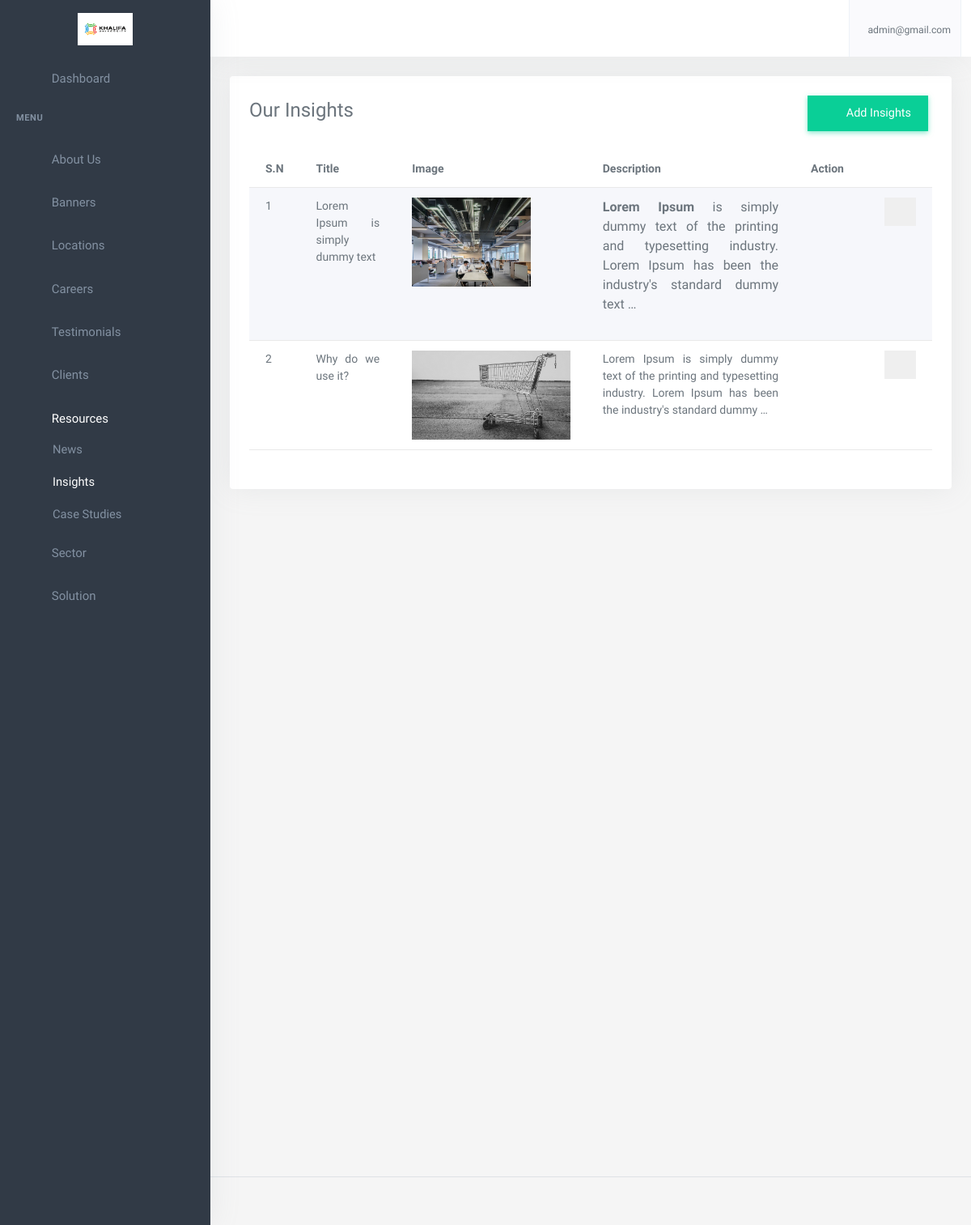
Screenshot of /dashboard/resources/insights (signed in) with the database file from the repository.
### account/models.py (models this page shows, shortened)
class User(AbstractBaseUser,PermissionsMixin):
    email = models.EmailField(
        verbose_name='Email',
        max_length=255,
        unique=True,
    )
    name = models.CharField(max_length=200,null=True, blank=True)
    is_user = models.BooleanField(default=False)
    is_admin = models.BooleanField(default=False)
    phone_no = models.CharField(max_length=150,null=True, blank=True)
    avatar = models.ImageField(upload_to="avatarimage/", null=True, blank=True)
    created_at = models.DateTimeField(auto_now_add=True)
    updated_at = models.DateTimeField(auto_now=True)
    objects = UserManager()
    USERNAME_FIELD = 'email'
    REQUIRED_FIELDS = []

### about/models.py (models this page shows, shortened)
class OrganizationSetting(models.Model):
    logo =models.ImageField(verbose_name='Organization Logo',upload_to='aboutus/')
    fav_icon = models.ImageField(verbose_name='Organization Fav Icon',upload_to='aboutus/')
    site_name = models.CharField(verbose_name='Organization Name',max_length=150)
    location = models.CharField(verbose_name='Organizaton Location', max_length=200)
    phone_number = models.CharField(verbose_name='Organization Phone Number',max_length=150)
    email = models.EmailField(verbose_name='Organization Email')
    fb_url = models.URLField(verbose_name='Facebook Page URL', null=True,blank=True)
    tw_url = models.URLField(verbose_name='Twitter URL', null=True,blank=True)
    insta_url = models.URLField(verbose_name='Instagram Page URL', null=True,blank=True)
    linkedin_url = models.URLField(verbose_name='Linkedin URL', null=True,blank=True)

### news/models.py (models this page shows, shortened)
class Resources(models.Model):
    resource_type = models.CharField(max_length=150, verbose_name='Select Resource Type',choices=RESOURCES_TYPE, default='news')
    title = models.CharField(max_length=150, verbose_name='Title')
    image = models.ImageField(upload_to='resourcesimage/',verbose_name='Select Image')
    descriptions = RichTextField(verbose_name='Descriptions')
    slug = AutoSlugField(populate_from ='title', default=None, unique=True)
    class Meta:
        ordering =['id']
        verbose_name='Resources'
        verbose_name_plural = 'Resources'

### app2/views.py (the view)
# urls.py: path('resources/<slug:resource_type>',NewsResourcesListView.as_view(), name='resources_news'),
@method_decorator(login_required, name='dispatch')
class NewsResourcesListView(generic.ListView):
    model = Resources
    context_object_name ='resources'
    template_name ='app2/resources_list.html'
    def get_context_data(self, *args, **kwargs):
        context= super().get_context_data(**kwargs)
        resources_slug = self.kwargs.get('resource_type')
        context['resource_type'] = resources_slug
        context['news_resources'] = self.model.objects.filter(resource_type=resources_slug)
        return context

### app/context_processor.py (called while the page is built)
def solutions(request):
    solutions_data = Solutions.objects.all()
    context = {
        'solution_category': solutions_data
    }
    return context

def sectors(request):
    secots_all = Sector.objects.all()
    context = {
        'secotrs':secots_all
    }
    return context

def career_category(request):
    categories = Category.objects.all()
    return({
        'careers_categories':categories
    })

def organizationsetting(request):
    organization_setting = OrganizationSetting.objects.first()
    return ({
        'organization_settings': organization_setting
    })

def locations(request):
    all_office_locations = Office.objects.all()[:5]
    return({
        'office_locations':all_office_locations
    })

### app2/templates/app2/resources_list.html (shortened to what this page needs)
{% extends 'app2/base.html' %}
{% load static %}
{% block body %}
<div class="content-page">
    <div class="content">
        <div class="container-fluid">
            <div class="row pt-3">
                <div class="col-12">
                    <div class="card">
                        <div class="card-body">
                            <div class="row mb-2">
                                <div class="col-sm-6">
                                    <div class="fs-3 text-capitalize">Our {{resource_type}} </div>
                                </div>
                                <div class="col-sm-6">
                                    <a href="{% url 'dashboard:news_resources_create' resource_type %}" class="btn btn-success mb-2 float-end rounded-0 text-capitalize"><i class="mdi mdi-plus-circle me-2"></i> Add {{resource_type}}</a>
                                </div>
                            </div>
                            <div class="tab-content ">
                                <table id="datatable-buttons" class="table table-striped dt-responsive nowrap w-100 ">
                                    <thead>
                                        <tr>
                                            <th >S.N</th>
                                            <th>Title</th>
                                            <th>Image</th>
                                            <th>Description</th>
                                            <th style="width: 170px;">Action</th>
                                        </tr>
                                    </thead>
                                    <tbody>
                                    {%for news in news_resources %}
                                    <tr>
                                        <td>
                                            {{forloop.counter}}
                                        </td>
                                        <td style="width:auto; text-align:justify;">
                                            {{news.title}}
                                        </td>
                                        <td>
                                            <div class="image-gallery" style="width:auto">
                                                <img class="thumbnail" src="{{news.image.url}}" style="height: 200px; width: auto;" alt="Thumbnail Image">
                                            </div>
                                        </td>
                                        <td style="width:auto; text-align:justify;">
                                            {{news.descriptions|safe|truncatewords:20}}
                                        </td>
                                        <td>
                                            <a href="{% url 'dashboard:resource_update' news.slug %}" class="action-icon"> <i class="mdi mdi-square-edit-outline"></i></a>
                                            <button type="button"  data-bs-toggle="modal" data-bs-target="#resourceDeleteModal_{{news.id}}" class="border-0 text-danger float-end rounded-0">
                                                <i class="mdi mdi-delete"></i>
                                            </button>
                                        </td>
                                    </tr>
                                    {%endfor%}
                                    </tbody>
                                </table>
                            </div>
                        </div>
                    </div>
                </div>
            </div>
        </div>
    </div>
</div>
{%endblock%}

### app2/templates/app2/base.html (shortened to what this page needs)
{% load static %}
<!DOCTYPE html>
<html lang="en">
    <head>
        <link rel="stylesheet" href="{% static 'app2/assets/vendor/jquery-toast-plugin/jquery.toast.min.css'%}">
        <link href="{% static 'app2/assets/css/app-saas.min.css'%}" rel="stylesheet" type="text/css" id="app-style" />
        <link href="{% static 'app2/assets/css/icons.min.css'%}" rel="stylesheet" type="text/css" />
        <link href="{% static 'app2/assets/vendor/bootstrap-datepicker/css/bootstrap-datepicker.min.css'%}" rel="stylesheet" type="text/css" />
        <link href="{% static 'app2/assets/vendor/select2/css/select2.min.css'%}" rel="stylesheet" type="text/css" />
        <link href="{% static 'app2/assets/vendor/datatables.net-bs5/css/dataTables.bootstrap5.min.css'%}" rel="stylesheet" type="text/css" />
        <link href="{% static 'app2/assets/vendor/datatables.net-responsive-bs5/css/responsive.bootstrap5.min.css'%}" rel="stylesheet" type="text/css" />
        <link href="{% static 'app2/assets/css/app-saas.min.css'%}" rel="stylesheet" type="text/css" id="app-style" />
        <link href="{% static 'app2/assets/css/icons.min.css'%}" rel="stylesheet" type="text/css" />
        <link href="https://cdn.jsdelivr.net/npm/summernote@0.8.16/dist/summernote-lite.min.css" rel="stylesheet">
    </head>
    <link rel="stylesheet" href="https://maxcdn.bootstrapcdn.com/font-awesome/4.7.0/css/font-awesome.min.css">
    <body>
        <div class="wrapper">
            <div class="navbar-custom">
                <div class="topbar container-fluid justify-content-between">
                    <div class="d-flex align-items-center  gap-lg-2 gap-1">
                        <button class="button-toggle-menu sm:float-end">
                            <i class="mdi mdi-menu"></i>
                        </button>
                    </div>
                    <ul class="topbar-menu d-flex align-items-center gap-3">
                        <li class="d-none d-sm-inline-block">
                            <a class="nav-link" data-bs-toggle="offcanvas" href="#theme-settings-offcanvas">
                                <i class="ri-settings-3-line font-22"></i>
                            </a>
                        </li>
                        <li class="d-none d-sm-inline-block">
                            <div class="nav-link" id="light-dark-mode" data-bs-toggle="tooltip" data-bs-placement="left" title="Theme Mode">
                                <i class="ri-moon-line font-22"></i>
                            </div>
                        </li>
                        <li class="d-none d-md-inline-block">
                            <a class="nav-link" href="#" data-toggle="fullscreen">
                                <i class="ri-fullscreen-line font-22"></i>
                            </a>
                        </li>
                        <li class="dropdown">
                            <a class="nav-link dropdown-toggle arrow-none nav-user px-2" data-bs-toggle="dropdown" href="#" role="button" aria-haspopup="false" aria-expanded="false">
                                <span class="d-lg-flex flex-column gap-1 d-none">
                                    <h6 class="my-0 fw-normal">{{request.user.email}}</h6>
                                </span>
                            </a>
                        </li>
                    </ul>
                </div>
            </div>
            <div class="leftside-menu">
                <a href="{% url 'dashboard:index' %}" class="logo logo-light">
                    <span class="logo-lg">
                        <img src="{{organization_settings.logo.url}}" alt="logo" style="height: 40px;">
                    </span>
                </a>
                <div class="h-100" id="leftside-menu-container" data-simplebar>
                    <ul class="side-nav">
                        <li class="side-nav-item">
                            <a href="{% url 'dashboard:index' %}" class="side-nav-link">
                                <i class="uil-home-alt"></i>
                                <span> Dashboard </span>
                            </a>
                        </li>
                        <li class="side-nav-title">Menu</li>
                        <li class="side-nav-item">
                            <a data-bs-toggle="collapse" href="#sidebarPages2" aria-expanded="false" aria-controls="sidebarPages" class="side-nav-link">
                                <i class="uil-home"></i>
                                <span> About Us </span>
                                <span class="menu-arrow"></span>
                            </a>
                        </li>
                        <li class="side-nav-item">
                            <a href="{% url 'dashboard:banners' %}" class="side-nav-link">
                                <i class="uil-book"></i>
                                <span> Banners </span>
                            </a>
                        </li>
                        <li class="side-nav-item">
                            <a data-bs-toggle="collapse" href="#sidebarPages" aria-expanded="false" aria-controls="sidebarPages" class="side-nav-link">
                                <i class="uil-location"></i>
                                <span> Locations </span>
                                <span class="menu-arrow"></span>
                            </a>
                        </li>
                        <li class="side-nav-item">
                            <a data-bs-toggle="collapse" href="#sidebarPages1" aria-expanded="false" aria-controls="sidebarPages" class="side-nav-link">
                                <i class="uil-book"></i>
                                <span> Careers </span>
                                <span class="menu-arrow"></span>
                            </a>
                        </li>
                        <li class="side-nav-item">
                            <a href="{% url 'dashboard:testimonials' %}" class="side-nav-link">
                                <i class="uil-book"></i>
                                <span> Testimonials </span>
                            </a>
                        </li>
                        <li class="side-nav-item">
                            <a href="{% url 'dashboard:client_list' %}" class="side-nav-link">
                                <i class="uil-user"></i>
                                <span> Clients </span>
                            </a>
                        </li>
                        <li class="side-nav-item">
                            <a data-bs-toggle="collapse" href="#sidebarPages4" aria-expanded="false" aria-controls="sidebarPages" class="side-nav-link">
                                <i class="uil-diamond"></i>
                                <span> Resources </span>
                                <span class="menu-arrow"></span>
                            </a>
                            <div class="collapse" id="sidebarPages4">
                                <ul class="side-nav-second-level">
                                    <li>
                                        <a href="{% url 'dashboard:resources_news' resource_type='news'  %}">News</a>
                                    </li>
                                    <li>
                                        <a href="{% url 'dashboard:resources_news' resource_type='insights'  %}">Insights</a>
                                    </li>
                                    <li>
                                        <a href="{% url 'dashboard:resources_news' resource_type='case_studies'  %}">Case Studies</a>
                                    </li>
                                </ul>
                            </div>
                        </li>
                        <li class="side-nav-item">
                            <a data-bs-toggle="collapse" href="#sidebarPages5" aria-expanded="false" aria-controls="sidebarPages" class="side-nav-link">
                                <i class="uil-user"></i>
                                <span> Sector </span>
                                <span class="menu-arrow"></span>
                            </a>
                        </li>
                        <li class="side-nav-item">
                            <a data-bs-toggle="collapse" href="#sidebarPages6" aria-expanded="false" aria-controls="sidebarPages" class="side-nav-link">
                                <i class="uil-user"></i>
                                <span>Solution </span>
                                <span class="menu-arrow"></span>
                            </a>
                        </li>
                    </ul>
                </div>
            </div>
  {% block body %}
  {% endblock  %}
        <footer class="footer">
            <div class="container-fluid">
                <div class="row">
                    <div class="col-md-6">
                    </div>
                    <div class="col-md-6">
                    </div>
                </div>
            </div>
        </footer>
    </div>
                        </body>
                        </html>

### app2/templates/app2/base.html (style rules this page uses)
p { font-size: 16px; margin-bottom: 20px; }
.btn { margin: 0 5px; padding: 10px 20px; border-radius: 5px; cursor: pointer; }

### rows the page displays
User: user.email "admin@gmail.com"
OrganizationSetting: logo (picture)
Resources: title "Lorem Ipsum is simply dummy text", image (picture), descriptions "Lorem Ipsum is simply dummy text of the printing and typesetting industry. Lorem Ipsum has been the industry's standard dummy text …"
Resources: title "Why do we use it?", image (picture), descriptions "Lorem Ipsum is simply dummy text of the printing and typesetting industry. Lorem Ipsum has been the industry's standard dummy …"

### other values shown
{{ resource_type }} "Insights"
